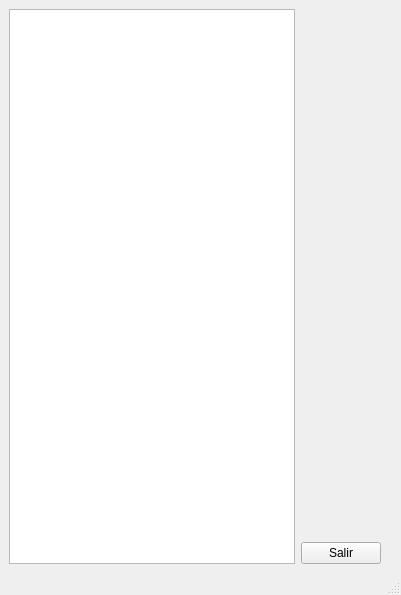
<?xml version="1.0" encoding="UTF-8"?>
<ui version="4.0">
 <class>clientesMainWindow</class>
 <widget class="QMainWindow" name="clientesMainWindow">
  <property name="geometry">
   <rect>
    <x>0</x>
    <y>0</y>
    <width>401</width>
    <height>595</height>
   </rect>
  </property>
  <property name="windowTitle">
   <string>Clientes</string>
  </property>
  <widget class="QWidget" name="centralwidget">
   <layout class="QGridLayout" name="gridLayout">
    <property name="rightMargin">
     <number>20</number>
    </property>
    <item row="0" column="0">
     <widget class="QTableWidget" name="clientesTableWidget">
      <property name="editTriggers">
       <set>QAbstractItemView::NoEditTriggers</set>
      </property>
      <property name="tabKeyNavigation">
       <bool>false</bool>
      </property>
      <property name="showDropIndicator" stdset="0">
       <bool>false</bool>
      </property>
      <property name="dragDropOverwriteMode">
       <bool>false</bool>
      </property>
      <property name="selectionMode">
       <enum>QAbstractItemView::SingleSelection</enum>
      </property>
      <attribute name="horizontalHeaderVisible">
       <bool>true</bool>
      </attribute>
      <attribute name="verticalHeaderVisible">
       <bool>false</bool>
      </attribute>
     </widget>
    </item>
    <item row="0" column="1">
     <layout class="QVBoxLayout" name="verticalLayout">
      <item>
       <spacer name="verticalSpacer">
        <property name="orientation">
         <enum>Qt::Vertical</enum>
        </property>
        <property name="sizeHint" stdset="0">
         <size>
          <width>20</width>
          <height>40</height>
         </size>
        </property>
       </spacer>
      </item>
      <item>
       <widget class="QPushButton" name="salirPushButton">
        <property name="text">
         <string>Salir</string>
        </property>
        <property name="icon">
         <iconset resource="iconosResource.qrc">
          <normaloff>:/icons/exit.png</normaloff>:/icons/exit.png</iconset>
        </property>
       </widget>
      </item>
     </layout>
    </item>
   </layout>
  </widget>
  <widget class="QMenuBar" name="menubar">
   <property name="geometry">
    <rect>
     <x>0</x>
     <y>0</y>
     <width>401</width>
     <height>31</height>
    </rect>
   </property>
  </widget>
  <widget class="QStatusBar" name="statusbar"/>
 </widget>
 <resources>
  <include location="iconosResource.qrc"/>
 </resources>
 <connections/>
</ui>
